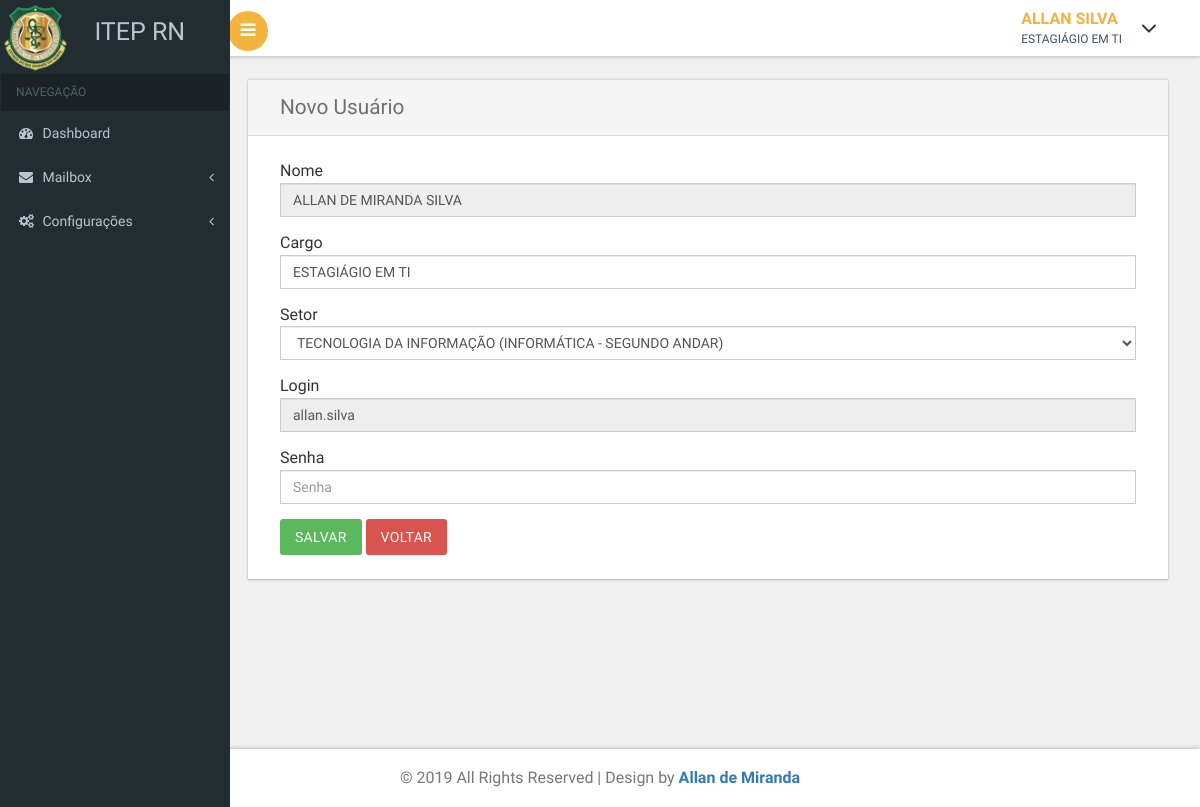
/perfilUsuario.php (signed in), run on the app's committed database.
### tables this page shows
CREATE TABLE `usuarios_tb` (
  `usuario_id` bigint(20) NOT NULL,
  `usuario_nome` text NOT NULL,
  `usuario_cargo` text NOT NULL,
  `usuario_setor_id` bigint(20) NOT NULL,
  `usuario_login` text NOT NULL,
  `usuario_senha` text NOT NULL,
  `usuario_update_data` datetime DEFAULT NULL,
  `usuario_cadastrado` tinyint(1) DEFAULT NULL
);

### seguranca.php (called while the page is built, shortened)
<?php
$_SG['conectaServidor'] = true;
$_SG['abreSessao'] = true;
$_SG['caseSensitive'] = true;
$_SG['validaSempre'] = true;
$_SG['servidor'] = 'localhost';
$_SG['usuario'] = 'root';
$_SG['senha'] = 'itep123';
$_SG['banco'] = 'sistema_itep';
$_SG['paginaLogin'] = 'login.php';
$_SG['tabela'] = 'usuarios_tb';

### perfilUsuario.php (the view, shortened to what this page needs)
<?php
include("seguranca.php");
?>
<!DOCTYPE HTML>
<html>
<head>
    <?php include 'head.php'; ?>
</head>
<body class="cbp-spmenu-push">
    <div class="main-content">
        <?php include 'menu.php'; ?>
        <?php include 'topBar.php'; ?>
        <div id="page-wrapper">
            <div class="main-page">
                <div class="forms">
                    <div class="form-grids row widget-shadow" data-example-id="basic-forms">
                        <div class="form-title">
                            <h4>Novo Usuário </h4>
                        </div>
                        <div class="form-body">
                            <form action="<?php echo htmlspecialchars($_SERVER["PHP_SELF"]); ?>" method="POST">
                                <?php
                                $sql_perfilUsuario = "SELECT `usuario_nome`, `usuario_cargo`, `usuario_setor_id`, `usuario_login` FROM `usuarios_tb` WHERE `usuario_id`='" . $_SESSION['usuarioID'] . "'";
                                $query_perfilUsuario = mysqli_query($_SG['link'], $sql_perfilUsuario);
                                $row_perfilUsuario = mysqli_fetch_assoc($query_perfilUsuario);
                                ?>
                                <div class="form-group">
                                    <label>Nome</label>
                                    <input name="usuario_nome" type="text" class="form-control" placeholder="Nome completo" onChange="javascript:this.value=this.value.toUpperCase();" value="<?php echo $row_perfilUsuario['usuario_nome']; ?>" disabled>
                                </div>
                                <div class="form-group">
                                    <label>Cargo</label>
                                    <input name="usuario_cargo" type="text" class="form-control" placeholder="Cargo" onChange="javascript:this.value=this.value.toUpperCase();" value="<?php echo $row_perfilUsuario['usuario_cargo']; ?>" required>
                                </div>
                                <div class="form-group">
                                    <label>Setor</label>
                                    <select name="usuario_setor_id" class="form-control" type="text">
                                        <?php
                                        $sql_lista_setores = "SELECT `setor_id`, `setor_nome`, `setor_sala` FROM `setores_tb` ORDER BY `setor_nome` ASC";
                                        $query_lista_setores = mysqli_query($_SG['link'], $sql_lista_setores);
                                        while ($row_lista_setores = mysqli_fetch_assoc($query_lista_setores)) {
                                            if ($row_lista_setores["setor_id"] == $row_perfilUsuario['usuario_setor_id']) {
                                                echo '<option value="' . $row_lista_setores["setor_id"] . '" selected>' . $row_lista_setores["setor_nome"] . ' (' . $row_lista_setores["setor_sala"] . ')</option>';
                                            } else {
                                                echo '<option value="' . $row_lista_setores["setor_id"] . '">' . $row_lista_setores["setor_nome"] . ' (' . $row_lista_setores["setor_sala"] . ')</option>';
                                            }
                                        }
                                        ?>
                                    </select>
                                </div>
                                <div class="form-group">
                                    <label>Login</label>
                                    <input name="usuario_login" type="text" class="form-control" placeholder="Nome completo" onChange="javascript:this.value=this.value.toUpperCase();" value="<?php echo $row_perfilUsuario['usuario_login']; ?>" disabled>
                                </div>
                                <div class="form-group">
                                    <label>Senha</label>
                                    <input name="usuario_senha" type="password" class="form-control" placeholder="Senha" value="" required>
                                </div>
                                <button type="submit" class="btn btn-success">Salvar</button>
                                <a href="/"><button type="button" class="btn btn-danger">Voltar</button></a>
                            </form>
                        </div>
                    </div>
                </div>
            </div>
        </div>
        <?php include 'footer.php'; ?>
    </div>
</body>
</html>

### topBar.php (shortened to what this page needs)
<?php
$sql = "SELECT `usuario_id`, `usuario_nome`, `usuario_cargo` FROM `usuarios_tb` WHERE usuario_id='" . $_SESSION['usuarioID'] . "'";
$result = mysqli_query($_SG['link'], $sql);
if (mysqli_num_rows($result) == 1) {
    $_SG['topBar'] = mysqli_fetch_assoc($result);
} else {
}
?>
<div class="sticky-header header-section ">
    <div class="header-left">
        <button id="showLeftPush"><i class="fa fa-bars"></i></button>
        <div class="clearfix"> </div>
    </div>
    <div class="header-right">
        <div class="profile_details">
            <ul>
                <li class="dropdown profile_details_drop">
                    <a href="#" class="dropdown-toggle" data-toggle="dropdown" aria-expanded="false">
                        <div class="profile_img">
                            <div class="user-name">
                                <p>
                                    <?php
                                    $nome_usuario_slin = explode(" ", $_SG['topBar']['usuario_nome']);
                                    echo $nome_usuario_slin[0] . " " . end($nome_usuario_slin);
                                    ?>
                                </p>
                                <span>
                                    <?php
                                    echo $_SG['topBar']['usuario_cargo'];
                                    ?>
                                </span>
                            </div>
                            <i class="fa fa-angle-down lnr"></i>
                            <div class="clearfix"></div>
                        </div>
                    </a>
                </li>
            </ul>
        </div>
        <div class="clearfix" style="margin-bottom: 5%;"></div>
    </div>
    <div class="clearfix"> </div>
</div>

### css/custom.css (style rules this page uses)
#page-wrapper { padding:5em 2em 2.5em; background-color: #F1F1F1; }

### data on the page
usuarios_tb: usuario_nome "ALLAN", usuario_cargo "ESTAGIÁGIO EM TI", usuario_nome "ALLAN DE MIRANDA SILVA", usuario_login "allan.silva"

### other printed values
end($nome_usuario_slin) "SILVA"
form field usuario_setor_id "TECNOLOGIA DA INFORMAÇÃO (INFORMÁTICA - SEGUNDO ANDAR)"
